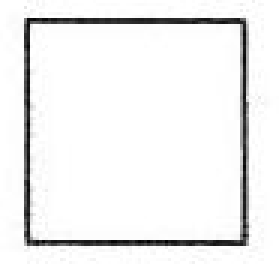
#> input picture packages/template/template_tmp/fangyuan/fang.jpg, 93 x 90 px, given in place of tz-1-12-2.jpg, which was not available (shown 3 times larger)
$ python duo_template_tianzheng.py   (older library calls are emulated)
#> lines starting #> are read from the running program, lines starting #| are printed output that depends on the picture; after the words box and inside, x2 and y2 are one past the last pixel; in counts of white or black regions, pixels touching at a corner belong together; pictures that were not available may be replaced by others from this repository, and a replacement may not be noted
'''
曹长玉
Python3.6
Pycharm2019.1
version: 2019.6.16
'''
import cv2 as cv
import numpy as np
import os
#from fill.mix.mix8.ocrjietu2 import Jietemplate
import datetime
import time

# from matplotlib import pyplot as plt
from PIL import Image
from PIL import ImageFilter
#from tesserocr import PyTessBaseAPI, PSM, iterate_level, RIL


class Template(object):
    def __init__(self):
        self.width_hang = 0
        self.width_diao = 0

    def danmatch(self, imname, match, threshold=0.65, yanse=(0, 255, 0)):
        '''
		imname为输入图片
		match为匹配模板
		图片转为灰度图
		使用模板匹配方法cv.matchTemplate()
		返回匹配对象的坐标box
		初始化1位标志位，当经过nms后标志位可能由1->0的时，该坐标将被删
        '''
        img_rgb = cv.imread(imname)
        img_gray = cv.cvtColor(img_rgb, cv.COLOR_BGR2GRAY)
        template = cv.imread(match, 0)
        # print('template:',template,'\n',type(template))
        w, h = template.shape[::-1]
        res = cv.matchTemplate(img_gray, template, cv.TM_CCOEFF_NORMED)
        threshold = threshold
        loc = np.where(res >= threshold)
        box = []
        for pt in zip(*loc[::-1]):
            box.append((pt[0], pt[1], pt[0] + w, pt[1] + h, 1))
            #cv.rectangle(img_rgb, pt, (pt[0] + w, pt[1] + h), yanse, 1)
        # print('box:', len(box))
        return box

    def zhixian(self, imname):
        '''
        需要二值图，二值图背景为黑底背景
        使用闭运算
        查找轮廓，求出轮廓的坐标，并筛选坐标得到直线位置
        '''
        src_image = cv.imread(imname)
        src_img = cv.cvtColor(src_image, cv.COLOR_BGR2GRAY)
        ret, img = cv.threshold(src_img, 125, 255, cv.THRESH_BINARY_INV)
        element = cv.getStructuringElement(cv.MORPH_RECT, (15, 2))
        # print('cv.getStructuringElement:', element)
        #############
        img = cv.morphologyEx(img, cv.MORPH_CLOSE, element)
        # print('cv.morphologyEx:',img,img.shape)
        #############
        h, w = img.shape[:2]

        image, contours0, hieraracy = cv.findContours(img.copy(), cv.RETR_TREE, cv.CHAIN_APPROX_SIMPLE)
        contours = [cv.approxPolyDP(cnt, 3, True) for cnt in contours0]
        vis = np.zeros((h, w, 3), np.uint8)

        cont = []
        for cnt in contours:
            (cx1, cy1), (cw1, ch1), angle = cv.minAreaRect(cnt)
            ###
            angle1 = np.remainder(angle, 180)
            tol = 3
            is_valid = False
            if angle1 < tol or angle1 > (180 - tol):
                is_valid = True
            if angle1 < (90 + tol) and angle1 > (90 - tol):
                tmp = cw1
                cw1 = ch1
                ch1 = tmp
                is_valid = True
            ###
            # if ch1 < 100 and cw1 > 65:
            if is_valid and ch1 < 10 and cw1 > 65:
                lx = int(cx1 - cw1 / 2)
                ly = int(cy1 - ch1 / 2)
                rx = int(cx1 + cw1 / 2)
                ry = int(cy1 + ch1 / 2)
                # cv.rectangle(img,(lx+15,ry-70),(rx-15,ry-15),(255,255,255),2)
                # cv.imwrite('1.jpg',img)

                if not np.sum(img[ly - 70:ry - 7, lx + 15:rx - 15]):
                    # print('np.sum(img[ly-70:ry-10,lx+15:rx-15]):',np.sum(img[ly-70:ry-8,lx+15:rx-15]))
                    cont.append((lx, ly, rx, ry, 1))
        return cont

    def diaozhixian(self, cont):
        '''
        对查找的直线按行从大到小排列
        '''
        if len(cont) <= 1:
            return np.array(cont)

        else:
            cont = np.array(cont)
            cont_ind = np.argsort(cont[:, 3])
            cont = cont[cont_ind]

            cont_hang = []
            for ci in range(len(cont)):
                if cont[ci][4] == 0:
                    continue
                ci_hang = []
                ci_hang.append(cont[ci])
                for cj in range(ci + 1, len(cont)):
                    if abs(cont[cj][1] - cont[ci][1]) < 10:
                        cont[cj][4] = 0
                        ci_hang.append(cont[cj])

                if len(ci_hang) > 1:
                    ci_hang = np.array(ci_hang)
                    ci_ind = np.argsort(ci_hang[:, 0])
                    ci_hang = ci_hang[ci_ind]
                    cont_hang.append(ci_hang)
                else:
                    cont_hang.append(np.array(ci_hang))

            cont_hang0 = cont_hang[0]
            for conti in range(1, len(cont_hang)):
                cont_hang0 = np.vstack((cont_hang0, cont_hang[conti]))
            # cont_hang0=cont_hang0[4:,:]   ##################xiao zhu
            return cont_hang0

    def fyboxvstack(self, boxes):
        '''
        将坐标垂直拼接：
        1、判断每个模板是否匹配出坐标，若没匹配出符号坐标，danmatch返回[],将此[]变化为array[1,1,1,1,0]形式
                                       若匹配到坐标将存放每个模板匹配结果的列表转为numpy数据格式
        2、将坐标进行拼接
        3、删除标志位为0多余的坐标的坐标，返回坐标
        '''
        length = len(boxes)
        for i in range(length):
            if len(boxes[i]):
                boxes[i] = np.array(boxes[i])
            else:
                boxes[i] = np.ones((1, 5))
                boxes[i][:, 4] = 0

        box = boxes[0]
        for j in range(1, length):
            box = np.vstack((box, boxes[j]))

        boxfilter = box[:, 4] > 0.2
        boxind = np.nonzero(boxfilter)[0]
        hunbox = box[boxind].astype(np.int16)
        # print('fang yu yuan he bing de hunbox:\n', hunbox)
        return hunbox

    def nms(self, hunboxes, threshold=0.2):
        '''
        1、判断交并比是否大于0.2
        2、若大于0.2则将标志位置0
        3、删除标志位为0多余的坐标的坐标
        '''
        for n in range(len(hunboxes)):
            if hunboxes[n][4] == 0:
                continue
            for m in range(n + 1, len(hunboxes)):
                if hunboxes[m][4] == 0:
                    continue
                x1 = np.maximum(hunboxes[n][0], hunboxes[m][0])
                y1 = np.maximum(hunboxes[n][1], hunboxes[m][1])
                x2 = np.minimum(hunboxes[n][2], hunboxes[m][2])
                y2 = np.minimum(hunboxes[n][3], hunboxes[m][3])
                w = np.maximum(0, x2 - x1 + 1)
                h = np.maximum(0, y2 - y1 + 1)
                inter = w * h
                n_areas = (hunboxes[n][2] - hunboxes[n][0]) * (hunboxes[n][3] - hunboxes[n][1])
                m_areas = (hunboxes[m][2] - hunboxes[m][0]) * (hunboxes[m][3] - hunboxes[m][1])
                over = inter / (n_areas + m_areas - inter)
                # print('over:',over)
                if over >= threshold:
                    hunboxes[m][4] = 0
        hunboxes_filter = hunboxes[:, 4] > 0.2
        hunboxes_ind = np.nonzero(hunboxes_filter)[0]
        hunboxes_nms = hunboxes[hunboxes_ind]
        return hunboxes_nms

    #####################################
    def hangpipei(self, l_box, r_box):
        '''
        1、找出左右括号处在同一行的坐标：
        2、使用同一行的右括号减去左括号得到宽度，将宽度存放在列表之中
        3、对宽度列表小到大按顺序排列，使用最小宽度调整左括坐标
        4、将配对出的右括号标志位置0

        '''
        width_hang = []
        for hl_ind in range(len(l_box)):
            hang_flag = False
            ##hang_kuan yu hang_ind index wei zhi dui ying
            hang_kuan = []
            hang_ind = []
            for hr_ind in range(len(r_box)):
                #####hai xu yao pan duan r_box[4] shi fou wei 0
                # if r_box[hr_ind][4]==0:
                #    continue
                if abs((l_box[hl_ind][1] - r_box[hr_ind][1])) < 20:   #括号的高度一般大于40，右括号高度与左括好高度差值波动在20以内则认为处在同一行
                    lr_kuan = r_box[hr_ind][2] - l_box[hl_ind][0]
                    if lr_kuan > 8:  ###############
                        # print('lr_kuan',lr_kuan)
                        hang_kuan.append(lr_kuan)
                        hang_ind.append(hr_ind)
                        width_hang.append(lr_kuan)
                        hang_flag = True
            # print('width_diao:',hang_kuan)
            if hang_flag:
                # print('lr_kuan', lr_kuan)
                hang_kuan = np.array(hang_kuan)
                kuan_index = np.argsort(hang_kuan)
                ind_kuan = hang_kuan[kuan_index[0]]
                l_box[hl_ind][0] = l_box[hl_ind][0] + 25
                l_box[hl_ind][2] = l_box[hl_ind][0] + ind_kuan - 50
                hang_ind = np.array(hang_ind)
                r_box[hang_ind[kuan_index[0]]][4] = 0

        return l_box, r_box

    #######################################################
    def diaokuokuan(self, l_box, r_box, threshold=0.1):
        '''
        判断模板匹配出的是否匹配出左括号与右括号
        若模板匹配同时未成功匹配出左右括号，返回一个空列表
        若模板匹配匹配出左右括号：
            1、当左右括号数量相同时，使用hangpipei函数匹配左右括号对，
                根据真实宽度调整左括号，筛除右括号
            2、当左右括号数量不同时，使用交并比判断是否成对出现。
                成对出现则用真实宽度调整总括号，若不成对出现在使用130去调整
        删除标志位为0多余的坐标
        '''
        # print('left shu liang:', len(l_box))
        # print('right shu liang:', len(r_box))
        if (l_box[0, 0] == 1) and (r_box[0, 0] == 1):
            kuohao_box = []
            return np.array(kuohao_box)

        if len(l_box) == len(r_box):
            if (len(l_box) == 1) and (len(r_box) == 1):
                box_kuan = int(r_box[0, 2] - l_box[0, 0])
                l_box[0, 0] = l_box[0, 0] + 25
                l_box[0, 2] = l_box[0, 0] + box_kuan - 50
                r_box[:, 4] = 0
            else:
                l_box, r_box = self.hangpipei(l_box, r_box)
            ##########################################################
            kuohao = np.vstack((l_box, r_box))
            filter = kuohao[:, 4] > 0.2
            ind = np.nonzero(filter)[0]
            kuohao_box = kuohao[ind]
            ##########################################################

        else:
            width_diao = []
            l_box[:, 2] = l_box[:, 2] + 60
            r_box[:, 0] = r_box[:, 0] - 80
            for l in l_box:
                flag = False
                for r in r_box:
                    xx1 = np.maximum(l[0], r[0])
                    yy1 = np.maximum(l[1], r[1])
                    xx2 = np.minimum(l[2], r[2])
                    yy2 = np.minimum(l[3], r[3])
                    w1 = np.maximum(0, xx2 - xx1 + 1)
                    h1 = np.maximum(0, yy2 - yy1 + 1)
                    inter1 = w1 * h1
                    # print('inter1:', inter1)
                    l_areas1 = (l[2] - l[0]) * (l[3] - l[1])
                    r_areas1 = (r[2] - r[0]) * (r[3] - r[1])
                    over1 = inter1 / (l_areas1 + r_areas1 - inter1)
                    # print('over1:',over1)
                    if over1 >= threshold:
                        r[4] = 0
                        flag = True
                        kuan = int(r[2] - l[0])
                        width_diao.append(kuan)
                if flag:
                    l[0] = l[0] + 25
                    l[2] = l[0] + width_diao[-1] - 50
                else:
                    l[0] = l[0] + 10
                    l[2] = l[0] + 130
            #############################################################
            kuohao = np.vstack((l_box, r_box))
            filter = kuohao[:, 4] > 0.2
            ind = np.nonzero(filter)[0]
            kuohao_box = kuohao[ind]
            kuohao_box = self.nms(kuohao_box, threshold=0.1)
            ###########################################################
        '''
        kuohao=np.vstack((l_box,r_box))
        filter=kuohao[:,4]>0.2
        ind=np.nonzero(filter)[0]
        kuohao_box=kuohao[ind]
        '''
        return kuohao_box

    def totalmatch(self, imname):
        '''
        1、获取方块与圆圈模板文件夹路径，使用多模板匹配
        2、获取左括号模板文件夹路径，使用多模板匹配
        3、获取右括号模板文件夹路径，使用多模板匹配

        4、方块圆圈调用fyboxvstack函数，实现多模板匹配坐标的拼接
        5，方块与圆圈通过调用nms（）函数过滤重复的框，并对结果进行判断。若nms()后返回为空，则将此返回结果转为array([1,1,1,1,0])形式

        6、左括号调用fyboxvsatck（）函数，实现多模板匹配坐标的拼接
        7、调用nms函数过滤重复的框，并对结果进行判断。若nms()后返回为空，则将此返回结果转为array([1,1,1,1,0])形式

        8、左括号调用fyboxvsatck（）函数，实现多模板匹配坐标的拼接
        9、调用nms函数过滤重复的框，并对结果进行判断。若nms()后返回为空，则将此返回结果转为array([1,1,1,1,0])形式

        10、调用diaokuokuan（）函数实现括号宽度的调整，及删除右括号坐标
        11、调用zhixian（）函数及diaozhixian()函数实现直线位置定位
        12，将方块圆圈、括号、直线位置进行拼接。方块圆圈标志位为0，括号标志位为1，直线标志位为2

        '''
        match_path_fangyuan = os.path.join('template', 'template_tmp', 'fangyuan')  ##'template/template_tmp/fangyuan'
        match_image = os.listdir(match_path_fangyuan)
        boxes_fangyuan = []
        for match_img in match_image:
            match = os.path.join(match_path_fangyuan, match_img)  ##'template/template_tmp/fang.jpg'
            box = self.danmatch(imname, match)
            # box=self.danmatch(imname,match,threshold=0.8)
            boxes_fangyuan.append(box)
        # print('boxes_fangyuan:', boxes_fangyuan)

        match_kuohao = os.path.join('template', 'template_tmp', 'kuohao')  ##'template/template_tmp/kuohao'
        match_leftbox_image = os.listdir(match_kuohao + '/leftkuo')
        boxes_left = []
        kuotime1 = time.time()
        for match_leftbox_img in match_leftbox_image:
            left_match = os.path.join(match_kuohao, 'leftkuo', match_leftbox_img)
            box_left = self.danmatch(imname, left_match, threshold=0.8)
            boxes_left.append(box_left)
        kuotime2 = time.time()
        # print('kuotime:', int(kuotime2 - kuotime1))
        # print('boxes_left:', boxes_left)

        match_rightbox_image = os.listdir(match_kuohao + '/rightkuo')
        boxes_right = []
        for match_rightbox_img in match_rightbox_image:
            right_match = os.path.join(match_kuohao, 'rightkuo', match_rightbox_img)
            box_right = self.danmatch(imname, right_match, threshold=0.8)
            boxes_right.append(box_right)
        # print('boxes_right:', boxes_right)

        hunbox = self.fyboxvstack(boxes_fangyuan)
        if len(hunbox):
            hunbox_fangyuan = self.nms(hunbox)
            if not len(hunbox_fangyuan):#######当nms返回为空时，将返回结果改为array([1,1,1,1,0])形式
                hunbox_fangyuan = np.ones((1, 5))
                hunbox_fangyuan[:, 4] = 0
        else:  ###########当fyboxvstack（）函数返回为空时，将返回结果改为array([1,1,1,1,0])形式
            hunbox_fangyuan = np.ones((1, 5))
            hunbox_fangyuan[:, 4] = 0

        hunbox_left = self.fyboxvstack(boxes_left)
        if len(hunbox_left):
            hunbox_left = self.nms(hunbox_left)
            if not len(hunbox_left):
                hunbox_left = np.ones((1, 5))
                hunbox_left[:, 4] = 0
        else:
            hunbox_left = np.ones((1, 5))
            hunbox_left[:, 4] = 0

        hunbox_right = self.fyboxvstack(boxes_right)
        if len(hunbox_right):
            hunbox_right = self.nms(hunbox_right)
            if not len(hunbox_right):
                hunbox_right = np.ones((1, 5))
                hunbox_right[:, 4] = 0
        else:
            hunbox_right = np.ones((1, 5))
            hunbox_right[:, 4] = 0

        kuohao = self.diaokuokuan(hunbox_left, hunbox_right)
        hunbox_fangyuan = hunbox_fangyuan[np.nonzero(hunbox_fangyuan[:, 4])[0]]

            ###第6位用来区分方块圆圈（0），括号（1），直线（2）
        kuohao_flag = np.ones((kuohao.shape[0], 6))
        kuohao_flag[:, :5] = kuohao
        hunbox_fangyuan_flag = np.zeros((hunbox_fangyuan.shape[0], 6))
        hunbox_fangyuan_flag[:, :5] = hunbox_fangyuan

        zhixian_box = self.zhixian(imname)
        zhixian_box_hang = self.diaozhixian(zhixian_box)###对直线排序

        if len(zhixian_box_hang):
            zhixian_box_hang_flag = np.ones((zhixian_box_hang.shape[0], 6)) + 1
            zhixian_box_hang_flag[:, :5] = zhixian_box_hang
            total_box = np.vstack((hunbox_fangyuan_flag, kuohao_flag, zhixian_box_hang_flag))
        else:
            total_box = np.vstack((hunbox_fangyuan_flag, kuohao_flag))
        return total_box

        # return hunbox_fangyuan,kuohao,zhixian_box_hang


if __name__ == '__main__':
    '''
    imname='tianzheng/yuanjuan/tz-1-12-1.jpg'
    cv_img=cv.imread(imname)
    a=time.time()
    ocrjie=Jietemplate()
    ocrjie.ocrtemplate(imname)
    print('ocrtemplate time:',int(time.time()-a))
    matchtemplate=Template()
    box_fangyuan,box_kuohao,box_zhixian=matchtemplate.totalmatch(imname)
    b=time.time()
    print('time:',int(b-a))
    print('box_fangyuan:',box_fangyuan,'\n',len(box_fangyuan))
    print('box_kuohao:',box_kuohao,'\n',len(box_kuohao))
    print('box_zhixian:',box_zhixian,'\n',len(box_zhixian))

    if len(box_fangyuan):
        for b in box_fangyuan:
            cv.rectangle(cv_img,(int(b[0]),int(b[1])),(int(b[2]),int(b[3])),(0,255,0),2)

    if len(box_kuohao):
        for bk in box_kuohao:
            cv.rectangle(cv_img,(int(bk[0]),int(bk[1])),(int(bk[2]),int(bk[3])),(0,255,0),2)

    if len(box_zhixian):
        for bz in box_zhixian:
            cv.rectangle(cv_img,(int(bz[0]),int(bz[1])),(int(bz[2]),int(bz[3])),(255,0,0),2)

    cv.imwrite('shiyan/2019613/0.jpg',cv_img)


    # [4 lines of commented-out code are left out]

    left_template='template/yuanquan.jpg'
    for name in imname:
        name_path=os.path.join('yuanjuan',name)
        print('name_path:',name_path)
        matchtemplate.match(name_path,left_template)
    '''

    imname = 'tianzheng/yuanjuan/tz-1-12-2.jpg'
    cv_img = cv.imread(imname)
#> cv_img is the input picture: shape (90, 93, 3); min 0, max 255, mean 239.5
    matchtemplate = Template()
    total = matchtemplate.totalmatch(imname)
#> in danmatch, `res = cv.matchTemplate(img_gray, template, cv.TM_CCOEFF_NORMED)`: res = [1]
#> in danmatch, `loc = np.where(res >= threshold)`: loc = ([0], [0])
#> the loop in danmatch, `for pt in zip(*loc[::-1]):` made 1 pass
#> pt on pass 1: (0, 0)
#> after the loop in danmatch, `for pt in zip(*loc[::-1]):`: box = [(0, 0, 93, 90, 1)]
#> in fyboxvstack, `length = len(boxes)`: length = 3
#> after the loop in fyboxvstack, `for i in range(length):`: boxes = [[[0, 0, 93, 90, 1]], [[1, 1, 1, 1, 0]], [[1, 1, 1, 1, 0]]]
#> in fyboxvstack, `box = boxes[0]`: box = [[0, 0, 93, 90, 1]]
#> the loop in fyboxvstack, `for j in range(1, length):` made 2 passes
#> box on passes 1 to 2: [[0, 0, 93, 90, 1], [1, 1, 1, 1, 0]], [[0, 0, 93, 90, 1], [1, 1, 1, 1, 0], [1, 1, 1, 1, 0]]
#> in fyboxvstack, `boxfilter = box[:, 4] > 0.2`: boxfilter = [True, False, False]
#> in fyboxvstack, `boxind = np.nonzero(boxfilter)[0]`: boxind = [0]
#> in fyboxvstack, `hunbox = box[boxind].astype(np.int16)`: hunbox = [[0, 0, 93, 90, 1]]
#> the loop in nms, `for n in range(len(hunboxes)):` made 1 pass
#> in nms, `hunboxes_filter = hunboxes[:, 4] > 0.2`: hunboxes_filter = [True]
#> in nms, `hunboxes_ind = np.nonzero(hunboxes_filter)[0]`: hunboxes_ind = [0]
#> in nms, `hunboxes_nms = hunboxes[hunboxes_ind]`: hunboxes_nms = [[0, 0, 93, 90, 1]]
#> the loop in nms (call 2), `for n in range(len(hunboxes)):` made 1 pass
#> in diaokuokuan, `box_kuan = int(r_box[0, 2] - l_box[0, 0])`: box_kuan = 93
#> in diaokuokuan, `kuohao = np.vstack((l_box, r_box))`: kuohao = [[25, 0, 68, 90, 1], [0, 0, 93, 90, 0]]
#> in diaokuokuan, `filter = kuohao[:, 4] > 0.2`: filter = [True, False]
#> in diaokuokuan, `ind = np.nonzero(filter)[0]`: ind = [0]
#> in diaokuokuan, `kuohao_box = kuohao[ind]`: kuohao_box = [[25, 0, 68, 90, 1]]
#> in zhixian, `ret, img = cv.threshold(src_img, 125, 255, cv.THRESH_BINARY_INV)`:
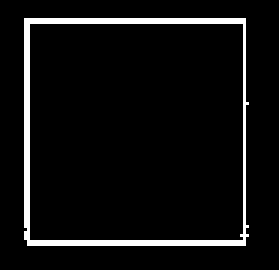
#> img: shape (90, 93) (shown 3 times larger); 6.1% white in thin lines or dots, all inside (x1, y1, x2, y2) = (8, 6, 83, 82)
#> in zhixian, `img = cv.morphologyEx(img, cv.MORPH_CLOSE, element)`:
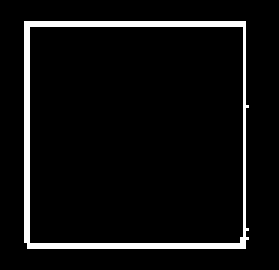
#> img: shape (90, 93) (shown 3 times larger); 6.2% white in thin lines or dots, all inside (x1, y1, x2, y2) = (8, 7, 83, 83)
#> in zhixian, `image, contours0, hieraracy = cv.findContours(img.copy(), cv.RETR_TREE..`: contours0 = 2 contours; box (x1, y1, x2, y2) and area: (8, 7, 83, 83) 5476, (9, 8, 82, 82) 5252
#> in zhixian, `contours = [cv.approxPolyDP(cnt, 3, True) for cnt in contours0]`: contours = 2 contours; box (x1, y1, x2, y2) and area: (8, 7, 82, 83) 5438, (9, 8, 82, 82) 5078
#> the loop in zhixian, `for cnt in contours:` made 2 passes
#> (cnt, cx1, cy1, angle, angle1, tol) on passes 1 to 2: ([[8, 7], [9, 82], [81, 82], [81, 7]], 44.5, 44.5, -90, 90, 3), ([[10, 8], [81, 9], [79, 81], [9, 80]], 44.99, 44.51, -89.19, 90.81, 3)
#> after the loop in zhixian, `for cnt in contours:`: cont = []
#> in totalmatch, `zhixian_box_hang = self.diaozhixian(zhixian_box)###对直线排序`: zhixian_box_hang = empty array
    if len(total):
        for b in total:
            cv.rectangle(cv_img, (int(b[0]), int(b[1])), (int(b[2]), int(b[3])), (0, 255, 0), 2)
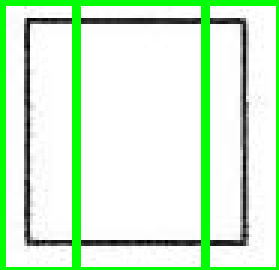
#> cv_img: shape (90, 93, 3) (shown 3 times larger); mean B, G, R 207.8, 240.2, 207.8
    cv.imwrite('template/2.jpg', cv_img)

    '''
    imnames=os.listdir('tianzheng/yuanjuan')
    for name in imnames:
        imname=os.path.join('tianzheng','yuanjuan',name)
        cv_img = cv.imread(imname)
        a = time.time()
        ocrjie = Jietemplate()
        ocrjie.ocrtemplate(imname)
        #print('ocrtemplate time:', int(time.time() - a))
        matchtemplate = Template()
        box_fangyuan, box_kuohao, box_zhixian = matchtemplate.totalmatch(imname)
        b = time.time()
        # [4 lines of commented-out code are left out]

        if len(box_fangyuan):
            for b in box_fangyuan:
                cv.rectangle(cv_img, (int(b[0]), int(b[1])), (int(b[2]), int(b[3])), (0, 255, 0), 2)

        if len(box_kuohao):
            for bk in box_kuohao:
                cv.rectangle(cv_img, (int(bk[0]), int(bk[1])), (int(bk[2]), int(bk[3])), (0, 255, 0), 2)

        if len(box_zhixian):
            for bz in box_zhixian:
                cv.rectangle(cv_img, (int(bz[0]), int(bz[1])), (int(bz[2]), int(bz[3])), (255, 0, 0), 2)

        cv.imwrite('shiyan/2019613/'+name, cv_img)
    '''
